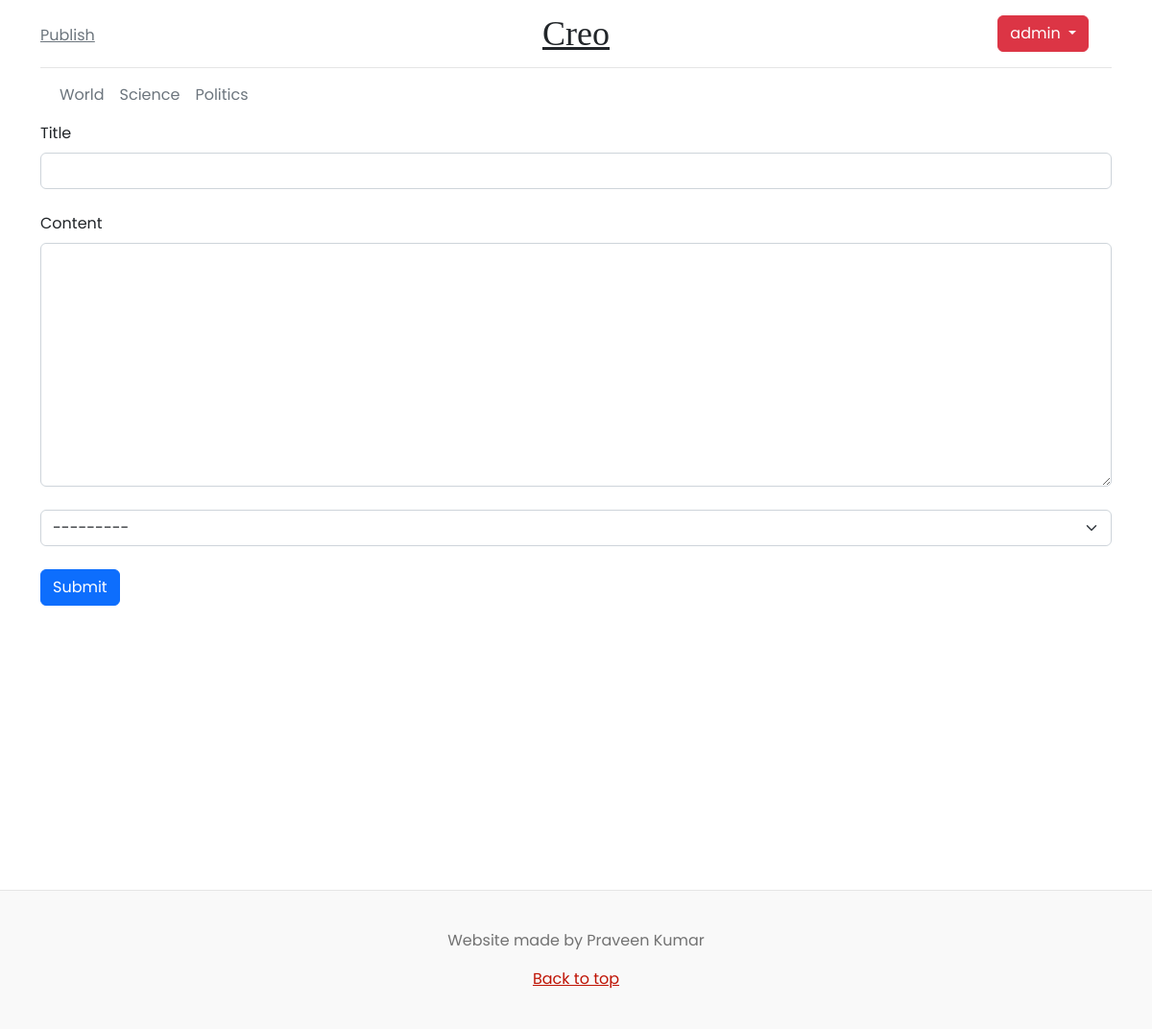
/publish (signed in), run on the app's committed database.
### main/models.py (models this page shows)
class Tag(models.Model):
    name = models.CharField(max_length = 50)
    def __str__(self) -> str:
        return self.name

### main/views.py (the view, shortened to what this page needs)
# urls.py: path("publish", views.create_article, name="create_article"),
@login_required(login_url="/auth/login")
def create_article(request):
    article_form = forms.Article()
    context = {
        "article_form" : article_form,
    }
    return render(request, "main/create_article.html", context)

### main/forms.py
class Article(forms.ModelForm):
    class Meta:
        model = models.Article
        fields = ("title", "content", "tag")

### main/context_processors.py (called while the page is built)
def tags_processor(request):
    tags = models.Tag.objects.all().distinct()
    return {"tags" : tags}

### templates/main/create_article.html (shortened to what this page needs)
{% extends 'base.html' %}
{% load widget_tweaks %}
{% block container %}
    <form method="POST">
        <div class="form-outline mb-4">
            <label class="form-label" for="article-title">Title</label>
            {% render_field article_form.title type="text" id="article-title" class="form-control" %}
        </div>
        <div class="form-outline mb-4">
            <label class="form-label" for="article-content">Content</label>
            <br />
            {% render_field article_form.content class="form-control" id="article-content" %}
        </div>
        {% render_field article_form.tag class="form-select" id="article-tag" %}
        <button type="submit" class="btn btn-primary btn-block mt-4 mb-4">Submit</button>
    </form>
{% endblock container %}

### templates/navbar.html (shortened to what this page needs)
<div class="container">
    <header class="blog-header lh-1 py-3">
        <div class="row flex-nowrap justify-content-between align-items-center">
            <div class="col-4 pt-1">
                <a class="link-secondary" href={% url 'create_article' %}>Publish</a>
            </div>
            <div class="col-4 text-center">
                <a class="blog-header-logo text-dark" href={% url 'home' %}>Creo</a>
            </div>
            <div class="col-4 d-flex justify-content-end align-items-center">
                <span class="mx-2">
                    {% if user.is_authenticated %}
                        <div class="btn-group dropdown dropdown-center">
                            <button type="button"
                                    class="btn btn-danger dropdown-toggle"
                                    data-bs-toggle="dropdown"
                                    aria-expanded="false">
                                {{ user.username }}
                            </button>
                        </div>
                    {% else %}
                        <a class="link-secondary text-decoration-none"
                           href="{% url 'cauth:login' %}">Sign In</a>
                    {% endif %}
                </span>
            </div>
        </div>
    </header>
    <nav class="navbar navbar-expand-lg bg-body-tertiary">
        <div class="container-fluid">
            <div class="collapse navbar-collapse" id="navbarSupportedContent">
                <ul class="navbar-nav me-auto mb-2 mb-lg-0">
                {% for tag in tags %}
                    <li class="nav-item">
                        <a class="nav-link link-secondary p-2" href={% url 'tag_list' tag.pk %}>{{ tag }}</a>
                    </li>
                {% endfor %}
                </ul>
            </div>
        </div>
    </nav>
</div>

### static/styles.css (style rules this page uses)
:root { --main-font: 'Poppins', sans-serif; }
* { font-family: var(--main-font); }
.blog-header { border-bottom: 1px solid #e5e5e5; }
.blog-header-logo { font-family: "Playfair Display", Georgia, "Times New Roman", serif ; font-size: 2.25rem; }
a { color: #BF1304; }

### data on the page
Tag: name "World"
Tag: name "Science"
Tag: name "Politics"

### other printed values
{{ user.username }} "admin"
